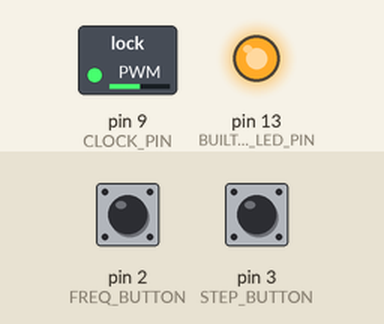
Recording of a sketch running on a simulated Arduino Nano, built with avr-gcc and run on an emulated ATmega328P. Parts: switched loads named in the sketch (green lamp = pin HIGH), output pins drawn as LEDs (lit = HIGH). Dashed ring = blinking. Inputs (shaded band) come from the test bench; at power-on: pin 3 (STEP_BUTTON) HIGH, pin 2 (FREQ_BUTTON) HIGH. EEPROM starts erased; pins used as bus, display or sensor lines are not drawn.

Above: at 1.7 s.
1.8 s: pin 3 (STEP_BUTTON) pulled LOW for 0.15 s
At 2.3 s:
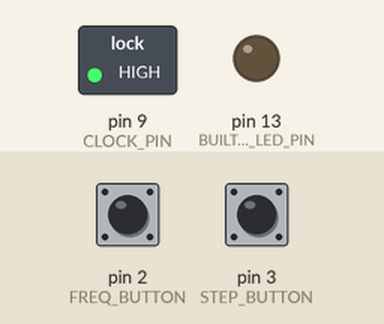
3.4 s: pin 2 (FREQ_BUTTON) pulled LOW for 1 s
At 4.57 s:
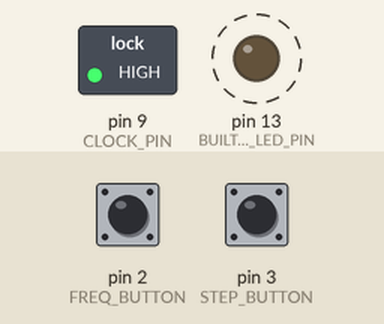
6.7 s: pin 2 (FREQ_BUTTON) pulled LOW for 0.15 s
At 7.09 s:
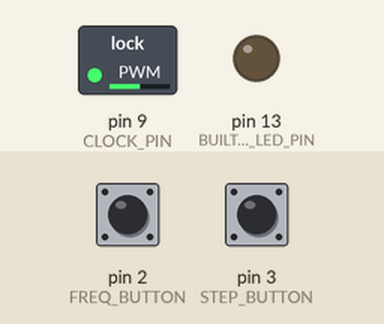
Timing chart, 0 to 15.8 s (numbered marks = the images above; inputs shaded):
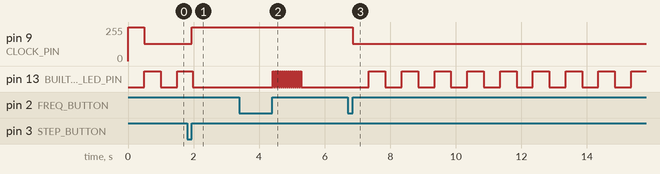

The sketch:

nano-clock-core.ino
```cpp
// (licence header left out)
// Core Components
#include <Wire.h>
#include <EEPROM.h>

// External Libraries
#include <EasyButton.h>

// Interface Definitions

// Built-in LED
#define BUILT_IN_LED_PIN 13

// Button Pins
#define FREQ_BUTTON 2
#define STEP_BUTTON 3

// Long Press Duration (in milliseconds)
#define LONG_PRESS_DURATION 1000

// Output Pins
#define RESET_PIN 8
#define CLOCK_PIN 9

// State Transition Durations
#define RESET_DURATION         2   // Time to hold RESB low (in milliseconds)
#define STEP_PULSE_LENGTH      2   // Time to hold Phi2 low (in milliseconds)
#define STEP_BLINK_DURATION    20  // Time to light LED on STEP (in milliseconds)
#define PRE_RESET_SETTLE_TIME  500 // Time to allow Nano to "settle" (in milliseconds)

// LED BLINK Values - the product of these two values MUST be EVEN!
#define SAVE_BLINK_COUNT    30  // Number of times to blink LED on SAVE
#define SAVE_BLINK_DURATION 30  // Time, in milliseconds, between on/off pulses

// Timer Values & Structures

// Timer 1 - Prescaler (Clock Divider) and Timer Mode Values

// Bits 0-2 set the Pre-Scaler Value (RAW Clock Divider)
// Bit 3 sets CTC (Clear Timer on Compare match mode)
#define CTC_PRESCALER_OFF 0b00001001
#define CTC_PRESCALER_8   0b00001010
#define CTC_PRESCALER_64  0b00001011
#define CTS_PRESCALER_256 0b00001100

// TCCR1A - Control Values
#define OC1A_TOGGLE 0b01000000  // Toggle OC1A (Pin 9) on CTC Match
#define OC1A_OFF    0b00000000  // Disable OC1A/OC1B Timer output (Pin 9)

// Structures

// Frequency entries are linked lists stored in an array.  The linked
// list allows easy iteration (it is always item = item->next), while the array
// "container" allows direct, indexed, access for save/load functionality.

// Adding a new Frequency requires adding a new item in the array, with
// appropriate values, and adjusting the index and next_* accordingly.

// Frequency - Represents ONE Clock Frequency, as a node in a linked list.  The
// last entry in the list MUST point back to the first!
struct Frequency {
  uint8_t index;              // Position in array, for Save/Load lookup
  uint8_t tccr1b_flags;       // ATMega328 TCCR1B Timer Control Register - Mode & Prescale Values
  uint16_t timer_count;       // ATMega328 CTC Mode Timer Match value (OCR1A)
  uint16_t blink_rate;         // Frequency indicator is the LED blink rate in milliseconds
                              // (approximately 1000 / (Frequency/1,000,000) )
  Frequency* next_frequency;  // Pointer to next Frequency entry
};

Frequency frequencies[] = {
  {0, CTC_PRESCALER_OFF, 0x0007, 500, &frequencies[1]},  // 1MHz
  {1, CTC_PRESCALER_OFF, 0x0003, 250, &frequencies[2]},  // 2MHz
  {2, CTC_PRESCALER_OFF, 0x0001, 125, &frequencies[3]},  // 4MHz
  {3, CTC_PRESCALER_OFF, 0x0000, 62,  &frequencies[0]},  // 8MHz
};

// Index into frequencies[] for the clock to start in when no saved data exists
// by default this is 0 for 1MHz (see array entries above)
#define INITIAL_FREQUENCY_INDEX 0

// Clock Run State
enum States { RUN, STOP };

// EEPROM storage

// Unlikely value; indicates presence of saved data; MUST differ from other
// nano-clock-* variants
#define EEPROM_SENTINEL 0x15

// Clock State - The current state of the clock, which is also the record that
// is saved to, and loaded from, EEPROM.  Field order defines the EEPROM layout.
struct ClockState {
  uint8_t sentinel;   // EEPROM_SENTINEL when saved; indicates a valid save
  States state;
  uint8_t frequency;  // Index into the Frequency array

  Frequency currentFrequency() { return frequencies[frequency]; }

  void Load();
  void Save();
};

// Default Clock State for first run (will be overwritten if any values were saved)
ClockState clock_state = {0, States::RUN, INITIAL_FREQUENCY_INDEX};

// Core Methods
// Sets the new clock frequency and updates the display
void setFrequency(Frequency frequency) {
  // Disable the Timer's OUTPUT
  TCCR1A = OC1A_OFF;

  // Set the Prescaler and Counter Mode
  TCCR1B = frequency.tccr1b_flags;
  OCR1A  = frequency.timer_count;

  // Enable the Timer's OUTPUT (Toggle Mode)
  if( clock_state.state == States::RUN) {
    TCCR1A = OC1A_TOGGLE;
  }
}

// Perform the RESET line toggle
void doReset() {
  // Wait for MPU to "settle"
  delay(PRE_RESET_SETTLE_TIME);
  // Perform the RESET
  digitalWrite(RESET_PIN, LOW);
  // This is deliberately blocking!
  delay(RESET_DURATION);
  digitalWrite(RESET_PIN, HIGH);
}

// Event Handlers

// Next Frequency in current band
void onPressedFreq() {
  // If we are in CLOCK mode, we want the NEXT frequency ...
  if (clock_state.state == States::RUN) {
   clock_state.frequency = clock_state.currentFrequency().next_frequency->index;
  }
  /// ... otherwise just restart the clock at the current frequency.
  clock_state.state = States::RUN;
  setFrequency(clock_state.currentFrequency());
}

// Long press on Freq saves our state to EEPROM
void onLongPressSave() {
    // Write the current state to EEPROM
    clock_state.Save();
    // Rapidly flash the LED to show saving is finished
    bool saveLEDState = true;
    for(int i = 0; i < SAVE_BLINK_COUNT; i++ ) {
      digitalWrite(BUILT_IN_LED_PIN, saveLEDState);
      delay(SAVE_BLINK_DURATION);
      saveLEDState = !saveLEDState;
    }
}

// Switch to STEP mode if running, issues STEPs if not.
void onPressedStep() {
  // Switch to STEP mode if the clock is running
  if (clock_state.state == States::RUN) {
    // Stop the clock.
    clock_state.state = States::STOP;
    setFrequency(clock_state.currentFrequency());
    digitalWrite(CLOCK_PIN, HIGH);
    digitalWrite(BUILT_IN_LED_PIN, LOW);
  }

  // Cycle the clock ONCE, blinking the LED as we go
  digitalWrite(CLOCK_PIN, LOW);
  digitalWrite(BUILT_IN_LED_PIN, HIGH);
  delay(STEP_PULSE_LENGTH);
  digitalWrite(CLOCK_PIN, HIGH);
  delay(STEP_BLINK_DURATION);
  digitalWrite(BUILT_IN_LED_PIN, LOW);
}

// Restart the clock
void onLongPressRun() {
  clock_state.state = States::RUN;
  setFrequency(clock_state.currentFrequency());
}

// Load STARTUP state from EEPROM
void ClockState::Load() {
  // Read EEPROM data
  ClockState data;
  EEPROM.get(0, data);
  // Valid save?
  if (data.sentinel != EEPROM_SENTINEL) return;

  // Valid save, so restore state!
  *this = data;
}

// Save state to EEPROM
void ClockState::Save() {
  sentinel = EEPROM_SENTINEL;
  // Store the data at the start of the EEPROM's memory
  EEPROM.put(0, *this);
}

// Initialize Global Non-Clock State
uint32_t lastMillis = millis();
bool ledState = false;

// Button PIN definitions
EasyButton freqButton(FREQ_BUTTON);
EasyButton stepButton(STEP_BUTTON);

// Initialize pins, display and startup state
void setup() {
  // LED setup and default to OFF
  pinMode(BUILT_IN_LED_PIN, OUTPUT);
  digitalWrite(BUILT_IN_LED_PIN, ledState);

  // Setup the CLOCK and RESET pins
  pinMode(CLOCK_PIN, OUTPUT);
  digitalWrite(CLOCK_PIN, HIGH);
  pinMode(RESET_PIN, OUTPUT);

  // We ALWAYS run the RESET cycle; don't connect the RESET_PIN to
  // your computer build if you don't want to use it
  doReset();

  // Setup the FREQ/SAVE button
  freqButton.begin();
  freqButton.onPressed(onPressedFreq);
  freqButton.onPressedFor(LONG_PRESS_DURATION, onLongPressSave);

  // Setup the STEP/RUN button
  stepButton.begin();
  stepButton.onPressed(onPressedStep);
  stepButton.onPressedFor(LONG_PRESS_DURATION, onLongPressRun);

  // Load and Apply saved state
  clock_state.Load();

  // Start the clock etc. based on loaded state
  setFrequency(clock_state.currentFrequency());
}

// Main program loop
void loop() {
  // Check button states
  freqButton.read();
  stepButton.read();

  // Do nothing else if the clock isn't running ...
  if (clock_state.state == States::STOP) return;

  // Clock IS running, so blink the LED at the designated frequency's blink_rate
  if (millis() - lastMillis >= clock_state.currentFrequency().blink_rate) {
    lastMillis = millis();
    ledState = !ledState;
    digitalWrite(BUILT_IN_LED_PIN, ledState);
  }
}
```

Measured:
- after the input at 1.8 s, pin 9 (CLOCK_PIN): 128/255 → 255/255 after 0.15 s; pin 13 (BUILT_IN_LED_PIN): goes on until 2.0 s, then stays LOW
- after the input at 3.4 s, pin 13 (BUILT_IN_LED_PIN): alternates HIGH for 0.03 s and LOW for 0.03 s, 30 changes in all, then stays LOW, starting after 1.0 s
- after the input at 6.7 s, pin 9 (CLOCK_PIN): 255/255 → 128/255 after 0.15 s; pin 13 (BUILT_IN_LED_PIN): alternates HIGH for 0.50 s and LOW for 0.50 s, starting after 0.65 s
